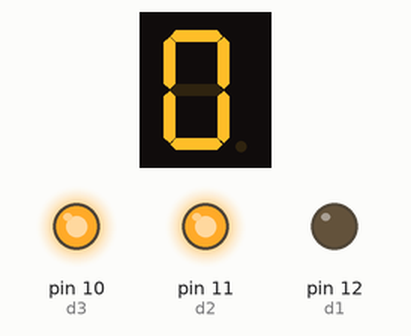
Simulated run of this sketch. Board: Arduino Uno, built with avr-gcc and run on an emulated ATmega328P. Parts: 1-digit seven-segment display, output pins drawn as LEDs (lit = HIGH). Wiring (inferred from the names in the program): 1-digit 7-segment display, segments lit when HIGH: segments pin 1, pin 2, pin 3, pin 4, pin 5, pin 6, pin 7, pin 8. The segment pins are drawn as the display they are named for; pins used as bus, display or sensor lines are not drawn.

Above: at 0.1 s.
At 4.1 s:
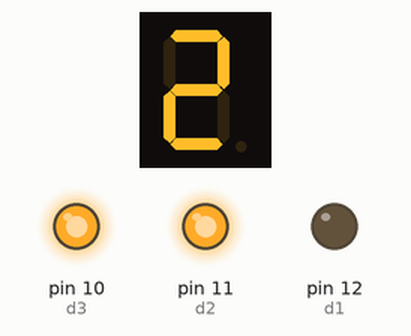
At 8.6 s:
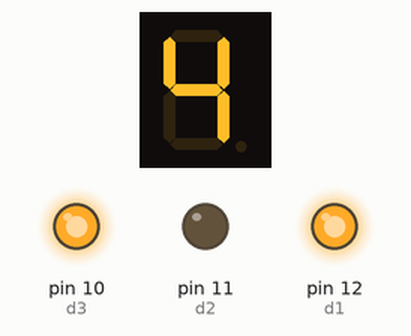
At 19.1 s:
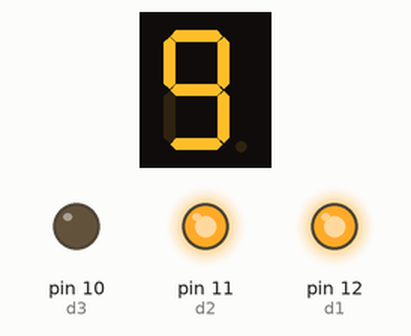
At 29.6 s:
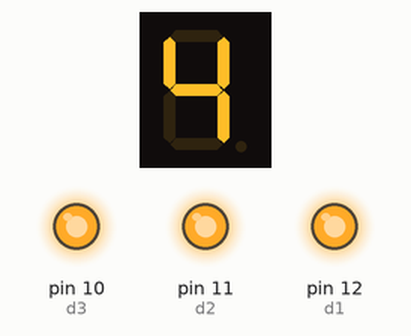
At 39.75 s:
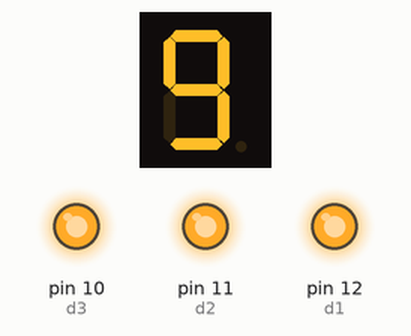
Timing chart, 0 to 40.0 s (numbered marks = the images above):
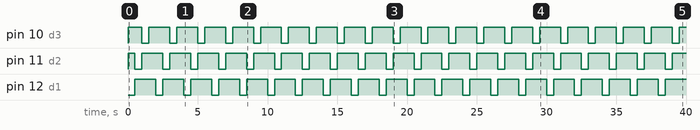

The sketch:

4-digit_led_segment_display.ino
```cpp
// display 1234
  // select pin for cathode
  int a = 1;
  int b = 2;
  int c = 3;
  int d = 4;
  int e = 5;
  int f = 6;
  int g = 7;
  int dp = 8;
  // select pin for anode
  int d4 = 9;
  int d3 = 10;
  int d2 = 11;
  int d1 = 12;
  // set variable
  long n = 1230;
  int x = 100;
  int del = 55;  // fine adjustment for clock

  void setup()
  {
    pinMode(d1, OUTPUT);
    pinMode(d2, OUTPUT);
    pinMode(d3, OUTPUT);
    pinMode(d4, OUTPUT);
    pinMode(a, OUTPUT);
    pinMode(b, OUTPUT);
    pinMode(c, OUTPUT);
    pinMode(d, OUTPUT);
    pinMode(e, OUTPUT);
    pinMode(f, OUTPUT);
    pinMode(g, OUTPUT);
    pinMode(dp, OUTPUT);
  }
/////////////////////////////////////////////////////////////
void loop()
{
  for (int i = 0; i <= 9; i++) {
     Display(1, i);
     delay(500);

     Display(2, i);
     delay(500);

     Display(3, i);
      delay(500);

     Display(4, i);
     delay(500);
  }
}
///////////////////////////////////////////////////////////////
void WeiXuan(unsigned char n)//
{
    switch(n)
     {
  case 1:
    digitalWrite(d1,LOW);
    digitalWrite(d2, HIGH);
    digitalWrite(d3, HIGH);
    digitalWrite(d4, HIGH);
   break;
   case 2:
    digitalWrite(d1, HIGH);
    digitalWrite(d2, LOW);
    digitalWrite(d3, HIGH);
    digitalWrite(d4, HIGH);
      break;
    case 3:
      digitalWrite(d1,HIGH);
     digitalWrite(d2, HIGH);
     digitalWrite(d3, LOW);
     digitalWrite(d4, HIGH);
      break;
    case 4:
     digitalWrite(d1, HIGH);
     digitalWrite(d2, HIGH);
     digitalWrite(d3, HIGH);
     digitalWrite(d4, LOW);
      break;
        default :
           digitalWrite(d1, HIGH);
     digitalWrite(d2, HIGH);
     digitalWrite(d3, HIGH);

     digitalWrite(d4, HIGH);
        break;
    }
}
void Num_0()
{
  digitalWrite(a, HIGH);
  digitalWrite(b, HIGH);
  digitalWrite(c, HIGH);
  digitalWrite(d, HIGH);
  digitalWrite(e, HIGH);
  digitalWrite(f, HIGH);
  digitalWrite(g, LOW);
  digitalWrite(dp,LOW);
}
void Num_1()
{
  digitalWrite(a, LOW);
  digitalWrite(b, HIGH);
  digitalWrite(c, HIGH);
  digitalWrite(d, LOW);
  digitalWrite(e, LOW);
  digitalWrite(f, LOW);
  digitalWrite(g, LOW);
  digitalWrite(dp,LOW);
}
void Num_2()
{
  digitalWrite(a, HIGH);
  digitalWrite(b, HIGH);
  digitalWrite(c, LOW);
  digitalWrite(d, HIGH);
  digitalWrite(e, HIGH);
  digitalWrite(f, LOW);
  digitalWrite(g, HIGH);
  digitalWrite(dp,LOW);
}
void Num_3()
{
  digitalWrite(a, HIGH);

  digitalWrite(b, HIGH);
  digitalWrite(c, HIGH);
  digitalWrite(d, HIGH);
  digitalWrite(e, LOW);
  digitalWrite(f, LOW);
  digitalWrite(g, HIGH);
  digitalWrite(dp,LOW);
}
void Num_4()
{
  digitalWrite(a, LOW);
  digitalWrite(b, HIGH);
  digitalWrite(c, HIGH);
  digitalWrite(d, LOW);
  digitalWrite(e, LOW);
  digitalWrite(f, HIGH);
  digitalWrite(g, HIGH);
  digitalWrite(dp,LOW);
}
void Num_5()
{
  digitalWrite(a, HIGH);
  digitalWrite(b, LOW);
  digitalWrite(c, HIGH);
  digitalWrite(d, HIGH);
  digitalWrite(e, LOW);
  digitalWrite(f, HIGH);
  digitalWrite(g, HIGH);
  digitalWrite(dp,LOW);
}
void Num_6()
{
  digitalWrite(a, HIGH);
  digitalWrite(b, LOW);
  digitalWrite(c, HIGH);
  digitalWrite(d, HIGH);
  digitalWrite(e, HIGH);
  digitalWrite(f, HIGH);
  digitalWrite(g, HIGH);
  digitalWrite(dp,LOW);

}
void Num_7()
{
  digitalWrite(a, HIGH);
  digitalWrite(b, HIGH);
  digitalWrite(c, HIGH);
  digitalWrite(d, LOW);
  digitalWrite(e, LOW);
  digitalWrite(f, LOW);
  digitalWrite(g, LOW);
  digitalWrite(dp,LOW);
}
void Num_8()
{
  digitalWrite(a, HIGH);
  digitalWrite(b, HIGH);
  digitalWrite(c, HIGH);
  digitalWrite(d, HIGH);
  digitalWrite(e, HIGH);
  digitalWrite(f, HIGH);
  digitalWrite(g, HIGH);
  digitalWrite(dp,LOW);
}
void Num_9()
{
  digitalWrite(a, HIGH);
  digitalWrite(b, HIGH);
  digitalWrite(c, HIGH);
  digitalWrite(d, HIGH);
  digitalWrite(e, LOW);
  digitalWrite(f, HIGH);
  digitalWrite(g, HIGH);
  digitalWrite(dp,LOW);
}
void Clear()  // clear the screen
{
  digitalWrite(a, LOW);
  digitalWrite(b, LOW);
  digitalWrite(c, LOW);
  digitalWrite(d, LOW);

  digitalWrite(e, LOW);
  digitalWrite(f, LOW);
  digitalWrite(g, LOW);
  digitalWrite(dp,LOW);
}
void pickNumber(unsigned char n)// select number
{
  switch(n)
  {
   case 0:Num_0();
   break;
   case 1:Num_1();
   break;
   case 2:Num_2();
   break;
   case 3:Num_3();
   break;
   case 4:Num_4();
   break;
   case 5:Num_5();
   break;
   case 6:Num_6();
   break;
   case 7:Num_7();
   break;
   case 8:Num_8();
   break;
   case 9:Num_9();
   break;
   default:Clear();
   break;
  }
}
void Display(unsigned char x, unsigned char Number)//  take x as coordinate and display number
{
 Clear() ; // clear the screen
  WeiXuan(x);
  pickNumber(Number);
}
```

Measured:
- by itself, pin 10 (d3), pin 11 (d2): repeats every 2.0 s: LOW 0.50 s, HIGH 1.5 s
- by itself, pin 12 (d1): alternates HIGH for 1.5 s and LOW for 0.50 s
- what the display in image 1 shows lasts 2.0 s, from 4.0 s to 6.0 s
